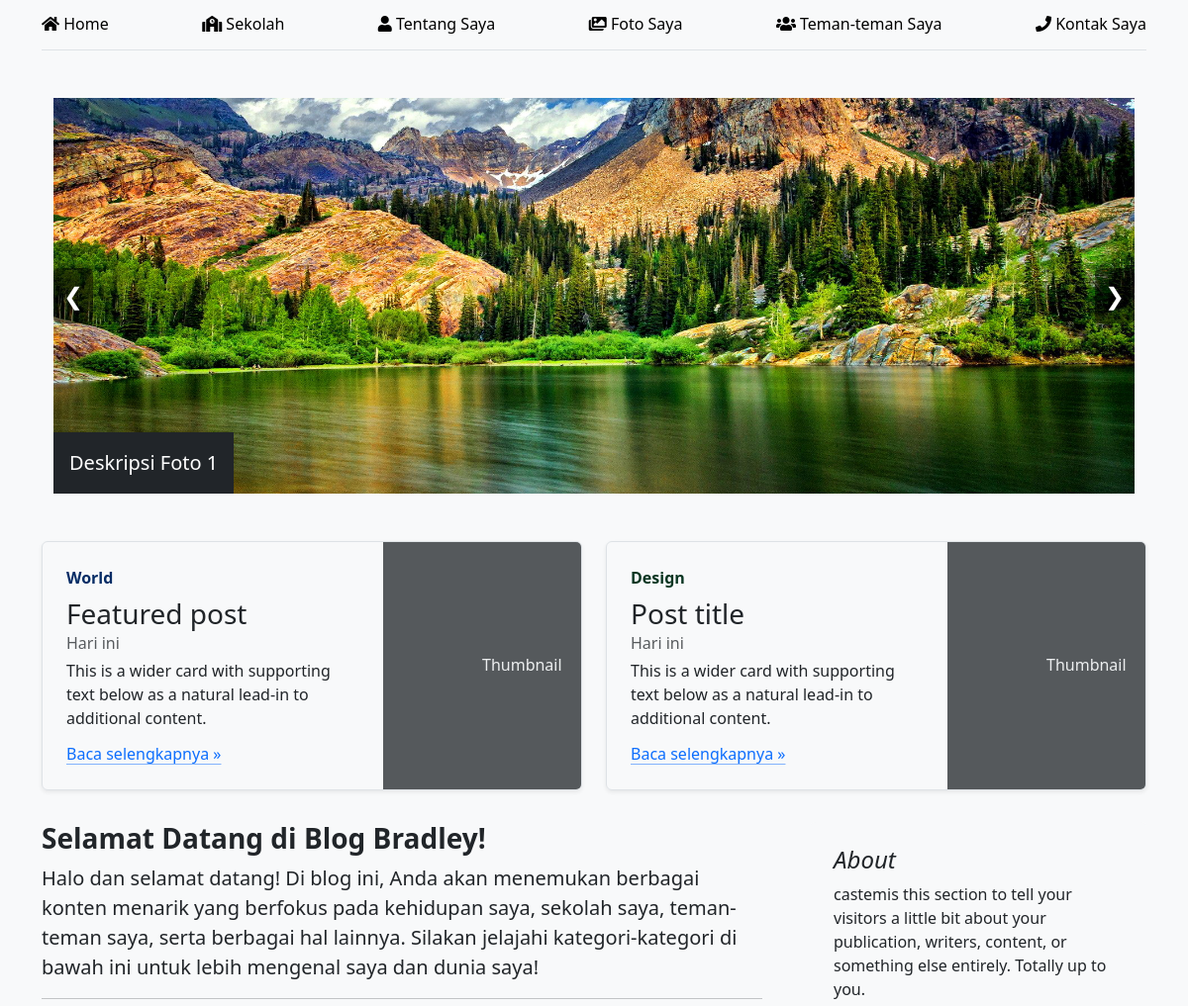
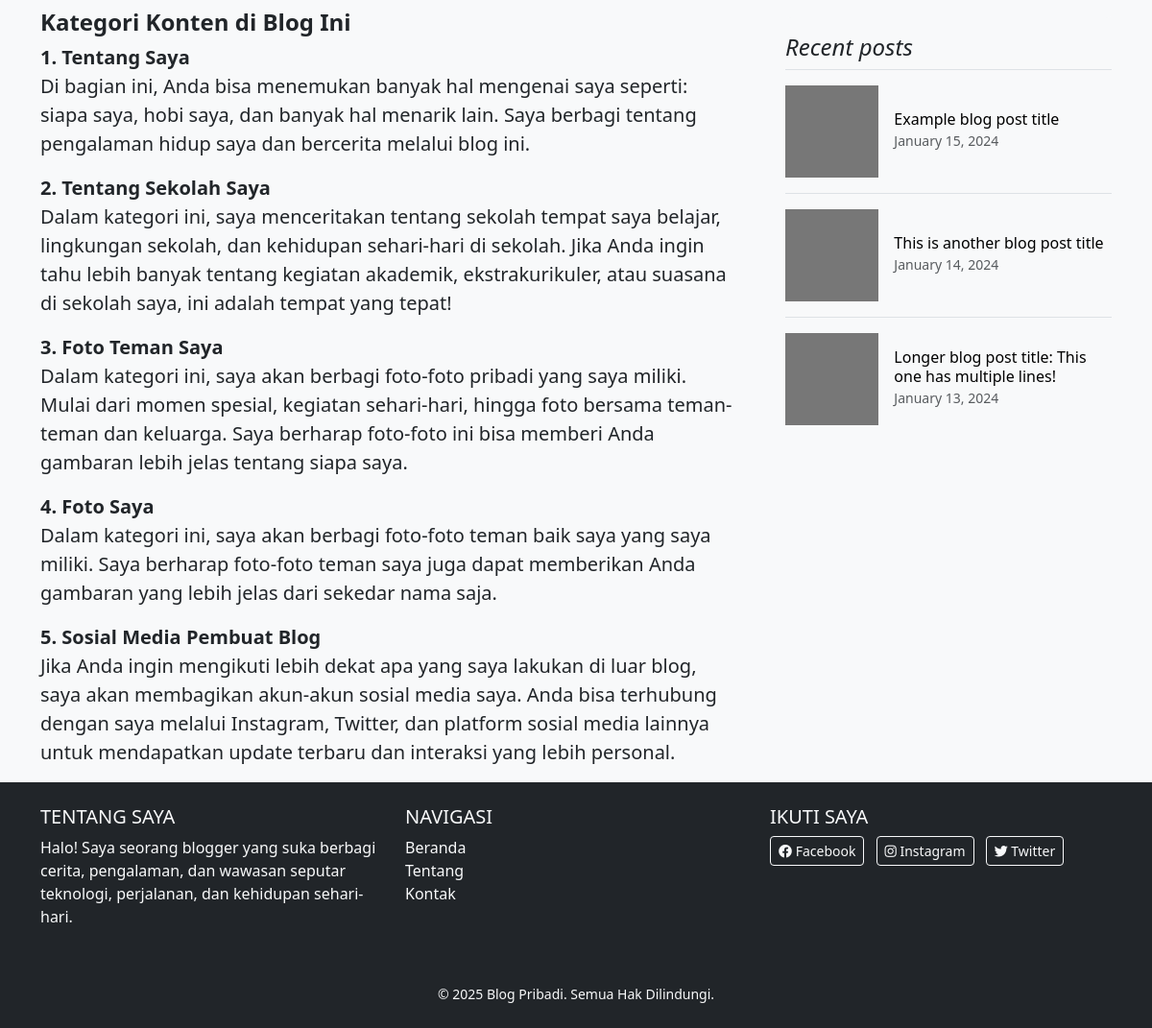
Page /app/src/home.php on the committed database (2 pictures, top to bottom).
### tables this page shows
CREATE TABLE `contents` (
  `id` int unsigned NOT NULL AUTO_INCREMENT,
  `title` varchar(160) DEFAULT NULL,
  `slug` varchar(120) DEFAULT NULL,
  `body` mediumtext,
  `created` timestamp NULL DEFAULT CURRENT_TIMESTAMP,
  PRIMARY KEY (`id`)
);

### app/src/model/tcontent.php (called while the page is built, shortened)
<?php
require_once(__DIR__ . '/../helper/dbconn.php');
function getContentBySlug($slug) {
    global $conn;
    $sql = "SELECT * FROM contents WHERE slug = '$slug'";
    $result = $conn->query($sql);
    return $result;
}

### app/src/home.php (the view, shortened to what this page needs)
<?php
include './banner.php';
require_once './model/tcontent.php';
$home = getContentBySlug('home');
$sidebar = getContentBySlug('side-bar');
$sample = getContentBySlug('sample-blog-post');
?>
<?php
    if ($home->num_rows > 0) {
        while ($row = $home->fetch_assoc()) {
            echo $row['body'];
        }
    }
    ?>
<div class="row g-5">
    <div class="col-md-8">
    <?php
    if ($sample->num_rows > 0) {
        while ($row = $sample->fetch_assoc()) {
            echo $row['body'];
        }
    }
    ?>
    </div>
    <div class="col-md-4">
    <?php
    if ($sidebar->num_rows > 0) {
        while ($row = $sidebar->fetch_assoc()) {
            echo $row['body'];
        }
    }
    ?>
    </div>
</div>
<?php
include 'layout.php';
?>

### app/public/css/styles.css (style rules this page uses)
body { background-color: #f8f9fa; }

### rows in the picture
contents: body "World Featured post Hari ini This is a wider card with supporting text below as a natural lead-in to additional content. Baca selengkapnya » Thumbnail Design Post title Hari ini This is a wider card with supporting text below as a natural lead-in to additional content. Baca selengkapnya » Thumbnail"
contents: body "Selamat Datang di Blog Bradley! Halo dan selamat datang! Di blog ini, Anda akan menemukan berbagai konten menarik yang berfokus pada kehidupan saya, sekolah saya, teman-teman saya, serta berbagai hal lainnya. Silakan jelajahi kategori-kategori di bawah ini untuk lebih mengenal saya dan dunia saya! Kategori Konten di Blog Ini 1. Tentang Saya Di bagian ini, Anda bisa menemukan banyak hal mengenai saya seperti: siapa saya, hobi saya, dan banyak hal menarik lain. Saya berbagi tentang pengalaman hidup saya dan bercerita melalui blog ini. 2. Tentang Sekolah Saya Dalam kategori ini, saya menceritakan tentang sekolah tempat saya belajar, lingkungan sekolah, dan kehidupan sehari-hari di sekolah.…"
contents: body "About castemis this section to tell your visitors a little bit about your publication, writers, content, or something else entirely. Totally up to you. Recent posts Example blog post title January 15, 2024 This is another blog post title January 14, 2024 Longer blog post title: This one has multiple lines! January 13, 2024"
